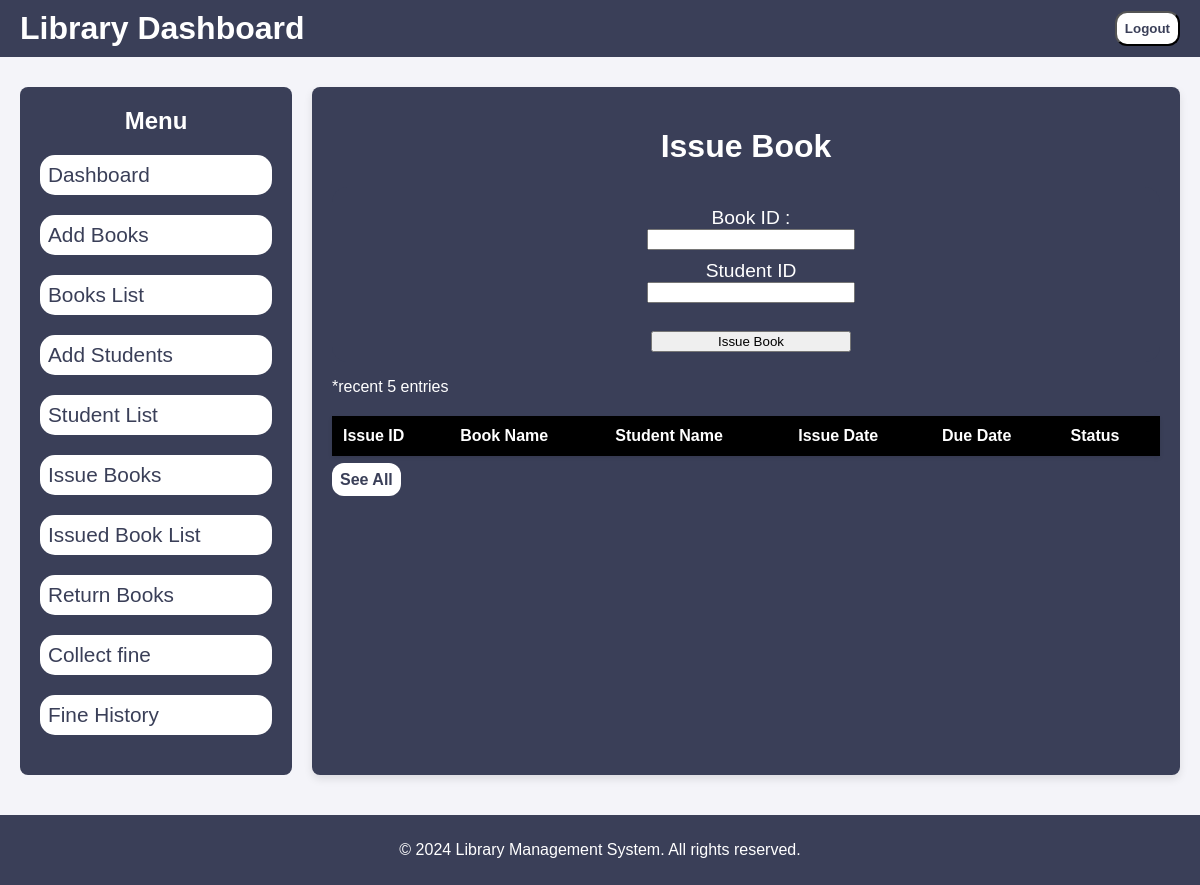
Page /issue_book on the earlier database version.
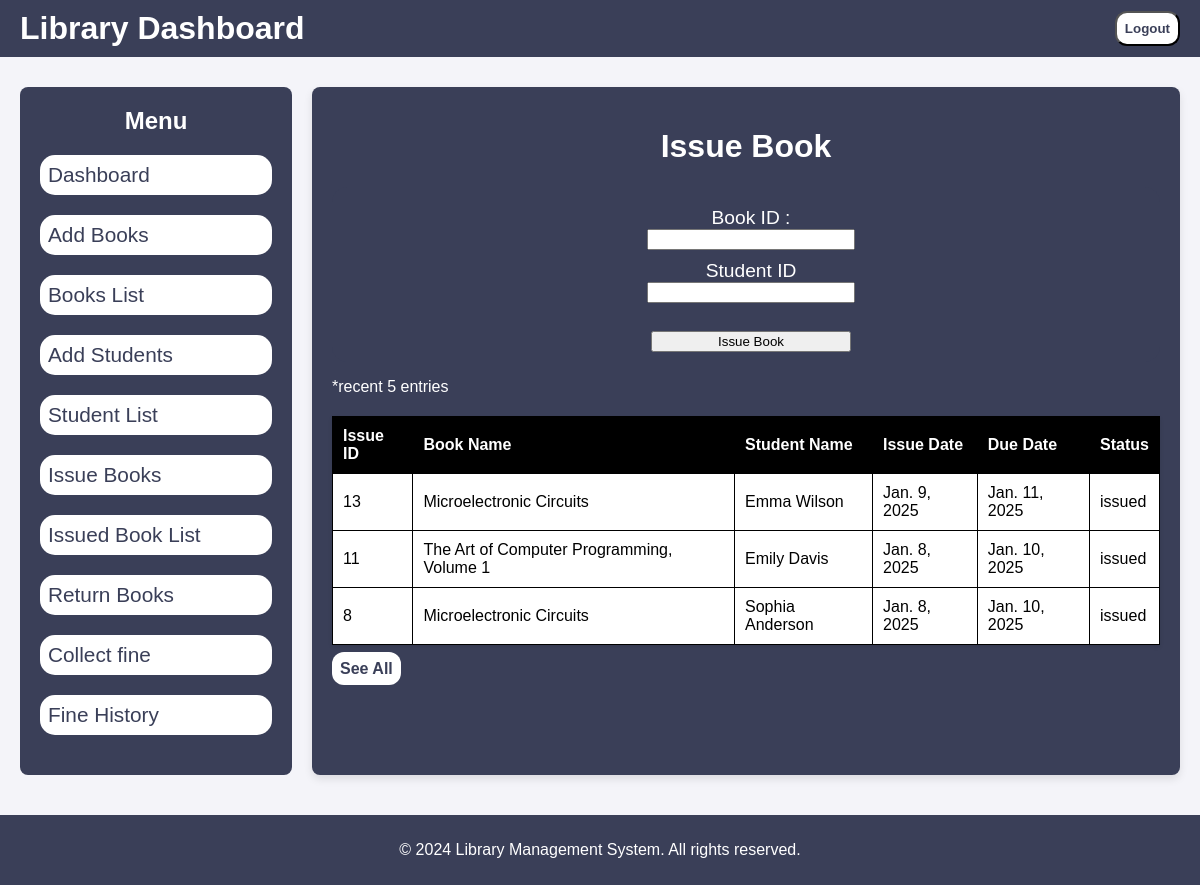
Same page on the later database version.
### LibraryApp/models.py (models this page shows, shortened)
class BookIssue(models.Model):
    ISSUE_STATUS_CHOICES = [
        ('issued', 'Issued'),
        ('returned', 'Returned'),
        ('overdue', 'Overdue'),
        ('lost' , 'Lost')
    ]
    book = models.ForeignKey(Book, on_delete=models.CASCADE)
    student = models.ForeignKey(Student, on_delete=models.CASCADE)
    issue_date = models.DateField()
    due_date = models.DateField()
    return_date = models.DateField(null=True, blank=True)
    status = models.CharField(max_length=10, choices=ISSUE_STATUS_CHOICES, default='issued')
    created_at = models.DateTimeField(auto_now_add=True)
    updated_at = models.DateTimeField(auto_now=True)

class Book(models.Model):
    title = models.CharField(max_length=200)
    author = models.CharField(max_length=200)
    quantity = models.IntegerField(default=1)
    available_quantity = models.IntegerField(default=1)
    category = models.CharField(max_length=150)
    publication_year = models.IntegerField()
    created_at = models.DateTimeField(auto_now_add=True)
    updated_at = models.DateTimeField(auto_now=True)

class Student(models.Model):
    name = models.CharField(max_length=100)
    email = models.EmailField(unique=True)
    department = models.CharField(max_length=100)
    phone = models.IntegerField(max_length=15)
    created_at = models.DateTimeField(auto_now_add=True , editable=False)
    updated_at = models.DateTimeField(auto_now=True)

### LibraryApp/views.py (the view)
# urls.py: path('issue_book' , views.issue_book , name = 'issue_book'),
def issue_book(request):
    student_data = Student.objects.all()
    book_data = Book.objects.all()
    issue_data = BookIssue.objects.filter(return_date__isnull = True).order_by('-id')[:5]
    return render(request , 'issue_book.html' , { 'student_data' : student_data , 'book_data' : book_data , 'issue_data' : issue_data})

### templates/issue_book.html (shortened to what this page needs)
{% extends 'base.html' %}
{% load static %}
    {% block content %}
        <div class="main-content">
            <h1> Issue Book </h1>
            <div class="issue_form">
                <form id="issueForm" method="POST" action="/issue_book_form">
                    <label for="book">Book ID :</label><br>
                    <input type="number" id="book" name="book_id" autocomplete="off"><br>
                    <label for="user">Student ID</label><br>
                    <input type="number" id="user" name="student_id" required><br><br>
                    <input type="Submit" value="Issue Book">
                </form>
            </div>
            <p style="color: white;">*recent 5 entries</p>
            <div class="table-container">
                <table>
                    <thead>
                        <tr>
                            <th>Issue ID</th>
                            <th>Book Name</th>
                            <th>Student Name</th>
                            <th>Issue Date</th>
                            <th>Due Date</th>
                            <th>Status</th>
                        </tr>
                    </thead>
                    <tbody>
                        {% for data in issue_data %}
                        <tr>
                            <td>{{data.id}}</td>
                            <td>{{data.book.title}}</td>
                            <td>{{data.student.name}}</td>
                            <td>{{data.issue_date}}</td>
                            <td>{{data.due_date}}</td>
                            <td>{{data.status}}</td>
                        </tr>
                        {% endfor %}
                    </tbody>
                </table>
                <a class="btn" href="{% url 'issue_table' %}">See All</a>
            </div>
        </div>
    {% endblock %}

### templates/base.html (shortened to what this page needs)
{% load static %}
<!DOCTYPE html>
<html lang="en">
<head>
    <link rel="stylesheet" href="{% static '/css/style.css' %}">
    <link rel="stylesheet" href="{% static '/css/tables.css' %}">
    <link rel="stylesheet" href="{% static '/css/manage_student.css' %}">
</head>
<body>
    <div class="navbar">
        <h1>Library Dashboard</h1>
        <form method="post" action="{% url 'logout' %}" class="d-inline">
            <button type="submit" class="btn btn-link p-0">
                Logout
            </button>
        </form>
    </div>
    <div class="container">
        <div class="sidebar">
            <h2 style="color: white;">Menu</h2>
            <ul>
                <li><a href="{% url 'home' %}">Dashboard</a></li>
                <li><a href="{% url 'manage_book' %}">Add Books</a></li>
                <li><a href="{% url 'book_table' %}">Books List</a></li>
                <li><a href="{% url 'manage_student' %}">Add Students</a></li>
                <li><a href="{% url 'student_table' %}">Student List</a></li>
                <li><a href="{% url 'issue_book' %}">Issue Books</a></li>
                <li><a href="{% url 'issue_table' %}">Issued Book List</a></li>
                <li><a href="{% url 'return_book' %}">Return Books</a></li>
                <li><a href="{% url 'fines' %}">Collect fine</a></li>
                <li><a href="{% url 'fine_table' %}">Fine History</a></li>
            </ul>
        </div>
        {% block content %}
        {% endblock %}
    </div>
    <div class="footer">
        <p>&copy; 2024 Library Management System. All rights reserved.</p>
    </div>
    </body>
</html>

### static/css/style.css (style rules this page uses)
body { margin: 0; font-family: Arial, sans-serif; background-color: #f4f4f9; }
.navbar { display: flex; justify-content: space-between; align-items: center; padding: 10px 20px; background-color: #3a3f58; color: #fff; }
.navbar h1 { margin: 0; }
.container { display: flex; padding: 20px; gap: 20px; }
.sidebar { width: 20%; background-color: #3a3f58; color: #fff; padding: 0 20px 20px ; border-radius: 8px; }
.sidebar ul { list-style: none; padding: 0; }
.sidebar ul li { background-color: white; font-size: 1.3rem; font-weight: 500; margin: 15px 0; margin-bottom: 20px; padding: 8px; border-radius: 15px; }
.sidebar ul li a { text-decoration: none; color: #3a3f58; }
.main-content { flex: 1; background-color: #3a3f58; padding: 20px; border-radius: 8px; box-shadow: 0 4px 8px rgba(0, 0, 0, 0.1); }
.table-container { margin-top: 20px; }
table { width: 100%; border-collapse: collapse; margin-top: 10px; box-shadow: 0 2px 4px rgba(0, 0, 0, 0.1); margin-bottom: 15px; }
table th, table td { padding: 10px; text-align: left; border: 1px solid #ddd; }
table th, tr { background-color: #3a3f58; color: #fff; }
table th { background-color: black; color: #fff; }
.footer { text-align: center; padding: 10px 0; background-color: #3a3f58; color: #fff; margin-top: 20px; }
.btn { text-decoration: none; color: #3a3f58; font-weight: 650; background-color: white; border-radius: 12px; padding: 8px; width: max-content; }

### static/css/tables.css (style rules this page uses)
.navbar { display: flex; justify-content: space-between; align-items: center; padding: 10px 20px; background-color: #3a3f58; color: #fff; margin-bottom: 10px; }
.navbar h1 { margin: 0; }
h2 { text-align: center; color: #3a3f58; font-weight: 800; }
table { width: 100%; text-align: center; border-collapse: collapse; margin-top: 10px; box-shadow: 0 2px 4px rgba(0, 0, 0, 0.1); }
table th { text-align: center; }
table th, table td { padding: 10px; text-align: left; border: 1px solid black; }
table th, tr { background-color: white; color: black; }
table th { background-color: black; color: #fff; }
a { color: #fff; text-decoration: none; text-align: center; }
label { color: #3a3f58; font-size: 1.2rem; }

### static/css/manage_student.css (style rules this page uses)
.issue_form { align-content: center; align-items: center; text-align: center; background-color: #3a3f58; padding: 20px 0 0 10px; border-radius: 15px; color: white; }
.issue_form input { width: 200px; margin-bottom: 10px; }
h1 { text-align: center; color: white; }
table { width: 100%; text-align: center; border-collapse: collapse; margin-top: 10px; box-shadow: 0 2px 4px rgba(0, 0, 0, 0.1); }
table th { text-align: center; }
table th, table td { padding: 10px; text-align: left; border: 1px solid black; }
table th, tr { background-color: white; color: black; }
table th { background-color: black; color: #fff; }
a { color: #fff; text-decoration: none; text-align: center; }
label { color: white; }

Differences in the rows shown:
added BookIssue: id "13", book "Microelectronic Circuits", student.name "Emma Wilson", issue_date "Jan. 9, 2025", due_date "Jan. 11, 2025", status "issued"
added BookIssue: id "11", book "The Art of Computer Programming, Volume 1", student.name "Emily Davis", issue_date "Jan. 8, 2025", due_date "Jan. 10, 2025", status "issued"
added BookIssue: id "8", book "Microelectronic Circuits", student.name "Sophia Anderson", issue_date "Jan. 8, 2025", due_date "Jan. 10, 2025", status "issued"
